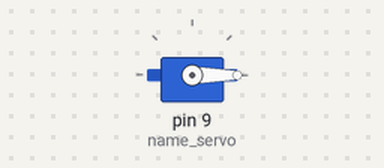
Bench run of a sketch on a simulated Arduino Uno, built with avr-gcc and run on an emulated ATmega328P. Shown: servo.

Above: at 0.05 s.
At 4.55 s:
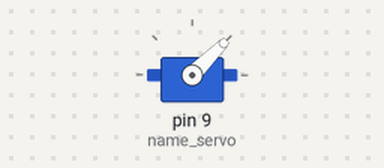
At 9.05 s:
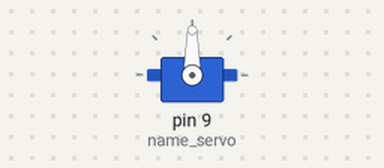
At 18.15 s:
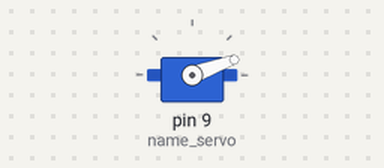
Timing chart, 0 to 26.3 s (numbered marks = the images above):
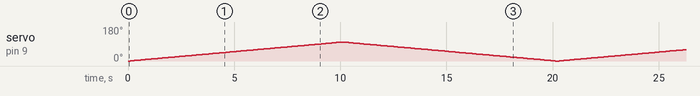

The sketch:

Control.ino
```cpp
#include <Servo.h>

Servo name_servo;

int servo_pos = 0; // Set inital servo position as 0

void setup() {

  name_servo.attach (9); //Servo Control Pin is connected to Digital Pin 9

}

void loop() {
  //Loop for rotating servo from 0-100.
  for (servo_pos = 0; servo_pos <=100; servo_pos +=1){

    name_servo.write(servo_pos);
    delay(100);//rotates the servo by 1 degree every 0.1 seconds
  }
  //Loop for rotating servo from 100-0.
  for (servo_pos=100; servo_pos >= 0; servo_pos -=1){

    name_servo.write(servo_pos);
    delay(100);
  }
}
```
